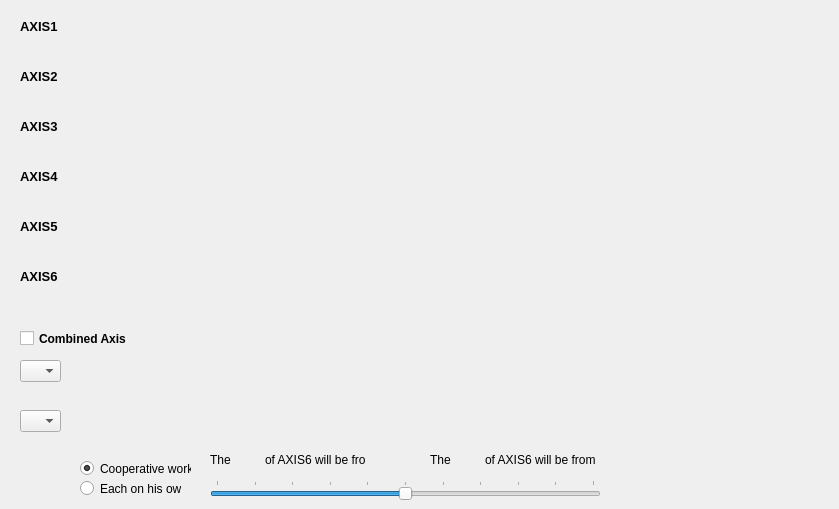
    <widget class="QWidget" name="tab">
     <attribute name="title">
      <string notr="true">Axes Config</string>
     </attribute>
     <widget class="QLabel" name="label_48">
      <property name="geometry">
       <rect>
        <x>20</x>
        <y>20</y>
        <width>47</width>
        <height>13</height>
       </rect>
      </property>
      <property name="font">
       <font>
        <pointsize>10</pointsize>
        <weight>75</weight>
        <bold>true</bold>
       </font>
      </property>
      <property name="text">
       <string>AXIS1</string>
      </property>
     </widget>
     <widget class="QLabel" name="label_49">
      <property name="geometry">
       <rect>
        <x>20</x>
        <y>70</y>
        <width>47</width>
        <height>13</height>
       </rect>
      </property>
      <property name="font">
       <font>
        <pointsize>10</pointsize>
        <weight>75</weight>
        <bold>true</bold>
       </font>
      </property>
      <property name="text">
       <string>AXIS2</string>
      </property>
     </widget>
     <widget class="QLabel" name="label_50">
      <property name="geometry">
       <rect>
        <x>20</x>
        <y>120</y>
        <width>47</width>
        <height>13</height>
       </rect>
      </property>
      <property name="font">
       <font>
        <pointsize>10</pointsize>
        <weight>75</weight>
        <bold>true</bold>
       </font>
      </property>
      <property name="text">
       <string>AXIS3</string>
      </property>
     </widget>
     <widget class="QLabel" name="label_51">
      <property name="geometry">
       <rect>
        <x>20</x>
        <y>170</y>
        <width>47</width>
        <height>13</height>
       </rect>
      </property>
      <property name="font">
       <font>
        <pointsize>10</pointsize>
        <weight>75</weight>
        <bold>true</bold>
       </font>
      </property>
      <property name="text">
       <string>AXIS4</string>
      </property>
     </widget>
     <widget class="QLabel" name="label_52">
      <property name="geometry">
       <rect>
        <x>20</x>
        <y>220</y>
        <width>47</width>
        <height>13</height>
       </rect>
      </property>
      <property name="font">
       <font>
        <pointsize>10</pointsize>
        <weight>75</weight>
        <bold>true</bold>
       </font>
      </property>
      <property name="text">
       <string>AXIS5</string>
      </property>
     </widget>
     <widget class="QLabel" name="label_53">
      <property name="geometry">
       <rect>
        <x>20</x>
        <y>270</y>
        <width>47</width>
        <height>13</height>
       </rect>
      </property>
      <property name="font">
       <font>
        <pointsize>10</pointsize>
        <weight>75</weight>
        <bold>true</bold>
       </font>
      </property>
      <property name="text">
       <string>AXIS6</string>
      </property>
     </widget>
     <widget class="QCheckBox" name="checkBox_AxisComb">
      <property name="geometry">
       <rect>
        <x>20</x>
        <y>330</y>
        <width>111</width>
        <height>17</height>
       </rect>
      </property>
      <property name="font">
       <font>
        <weight>75</weight>
        <bold>true</bold>
       </font>
      </property>
      <property name="text">
       <string>Combined Axis</string>
      </property>
     </widget>
     <widget class="QComboBox" name="comboBox_AxisCombBegin">
      <property name="geometry">
       <rect>
        <x>20</x>
        <y>360</y>
        <width>41</width>
        <height>22</height>
       </rect>
      </property>
     </widget>
     <widget class="QComboBox" name="comboBox_AxisCombEnd">
      <property name="geometry">
       <rect>
        <x>20</x>
        <y>410</y>
        <width>41</width>
        <height>22</height>
       </rect>
      </property>
     </widget>
     <widget class="QSlider" name="horizontalSliderAxisComb">
      <property name="geometry">
       <rect>
        <x>210</x>
        <y>480</y>
        <width>391</width>
        <height>20</height>
       </rect>
      </property>
      <property name="autoFillBackground">
       <bool>false</bool>
      </property>
      <property name="maximum">
       <number>100</number>
      </property>
      <property name="value">
       <number>50</number>
      </property>
      <property name="orientation">
       <enum>Qt::Horizontal</enum>
      </property>
      <property name="invertedAppearance">
       <bool>false</bool>
      </property>
      <property name="invertedControls">
       <bool>false</bool>
      </property>
      <property name="tickPosition">
       <enum>QSlider::TicksAbove</enum>
      </property>
      <property name="tickInterval">
       <number>10</number>
      </property>
     </widget>
     <widget class="QLabel" name="label_AxisComb1">
      <property name="geometry">
       <rect>
        <x>235</x>
        <y>450</y>
        <width>31</width>
        <height>20</height>
       </rect>
      </property>
      <property name="text">
       <string/>
      </property>
     </widget>
     <widget class="QLabel" name="label_AxisComb2">
      <property name="geometry">
       <rect>
        <x>455</x>
        <y>450</y>
        <width>31</width>
        <height>20</height>
       </rect>
      </property>
      <property name="text">
       <string/>
      </property>
     </widget>
     <widget class="QLabel" name="label_4">
      <property name="geometry">
       <rect>
        <x>210</x>
        <y>450</y>
        <width>21</width>
        <height>20</height>
       </rect>
      </property>
      <property name="text">
       <string>The</string>
      </property>
     </widget>
     <widget class="QLabel" name="label_5">
      <property name="geometry">
       <rect>
        <x>265</x>
        <y>450</y>
        <width>101</width>
        <height>20</height>
       </rect>
      </property>
      <property name="text">
       <string>of AXIS6 will be from</string>
      </property>
     </widget>
     <widget class="QLabel" name="label_6">
      <property name="geometry">
       <rect>
        <x>430</x>
        <y>450</y>
        <width>21</width>
        <height>20</height>
       </rect>
      </property>
      <property name="text">
       <string>The</string>
      </property>
     </widget>
     <widget class="QLabel" name="label_7">
      <property name="geometry">
       <rect>
        <x>485</x>
        <y>450</y>
        <width>111</width>
        <height>20</height>
       </rect>
      </property>
      <property name="text">
       <string>of AXIS6 will be from</string>
      </property>
     </widget>
     <widget class="QLabel" name="label_AxisCombPin1">
      <property name="geometry">
       <rect>
        <x>370</x>
        <y>450</y>
        <width>21</width>
        <height>20</height>
       </rect>
      </property>
      <property name="text">
       <string/>
      </property>
     </widget>
     <widget class="QLabel" name="label_AxisCombPin2">
      <property name="geometry">
       <rect>
        <x>590</x>
        <y>450</y>
        <width>21</width>
        <height>20</height>
       </rect>
      </property>
      <property name="text">
       <string/>
      </property>
     </widget>
     <widget class="QRadioButton" name="radioButtonCoopwoork">
      <property name="geometry">
       <rect>
        <x>80</x>
        <y>460</y>
        <width>111</width>
        <height>17</height>
       </rect>
      </property>
      <property name="text">
       <string>Cooperative work</string>
      </property>
      <property name="checked">
       <bool>true</bool>
      </property>
     </widget>
     <widget class="QRadioButton" name="radioButtonEachonhisown">
      <property name="geometry">
       <rect>
        <x>80</x>
        <y>480</y>
        <width>101</width>
        <height>17</height>
       </rect>
      </property>
      <property name="text">
       <string>Each on his own</string>
      </property>
     </widget>
     <widget class="OSHaxiswca" name="widget_axis1" native="true">
      <property name="geometry">
       <rect>
        <x>80</x>
        <y>10</y>
        <width>750</width>
        <height>43</height>
       </rect>
      </property>
      <property name="mouseTracking">
       <bool>true</bool>
      </property>
     </widget>
     <widget class="OSHaxiswca" name="widget_axis2" native="true">
      <property name="geometry">
       <rect>
        <x>80</x>
        <y>60</y>
        <width>750</width>
        <height>43</height>
       </rect>
      </property>
      <property name="mouseTracking">
       <bool>true</bool>
      </property>
     </widget>
     <widget class="OSHaxiswca" name="widget_axis3" native="true">
      <property name="geometry">
       <rect>
        <x>80</x>
        <y>110</y>
        <width>750</width>
        <height>43</height>
       </rect>
      </property>
      <property name="mouseTracking">
       <bool>true</bool>
      </property>
     </widget>
     <widget class="OSHaxiswca" name="widget_axis4" native="true">
      <property name="geometry">
       <rect>
        <x>80</x>
        <y>160</y>
        <width>750</width>
        <height>43</height>
       </rect>
      </property>
      <property name="mouseTracking">
       <bool>true</bool>
      </property>
     </widget>
     <widget class="OSHaxiswca" name="widget_axis5" native="true">
      <property name="geometry">
       <rect>
        <x>80</x>
        <y>210</y>
        <width>750</width>
        <height>43</height>
       </rect>
      </property>
      <property name="mouseTracking">
       <bool>true</bool>
      </property>
     </widget>
     <widget class="OSHaxiswca" name="widget_axis6" native="true">
      <property name="geometry">
       <rect>
        <x>80</x>
        <y>260</y>
        <width>750</width>
        <height>43</height>
       </rect>
      </property>
      <property name="mouseTracking">
       <bool>true</bool>
      </property>
     </widget>
     <widget class="OSHaxiswca" name="widget_axisComb1" native="true">
      <property name="geometry">
       <rect>
        <x>80</x>
        <y>350</y>
        <width>750</width>
        <height>43</height>
       </rect>
      </property>
      <property name="mouseTracking">
       <bool>true</bool>
      </property>
     </widget>
     <widget class="OSHaxiswca" name="widget_axisComb2" native="true">
      <property name="geometry">
       <rect>
        <x>80</x>
        <y>400</y>
        <width>750</width>
        <height>43</height>
       </rect>
      </property>
      <property name="mouseTracking">
       <bool>true</bool>
      </property>
     </widget>
    </widget>
